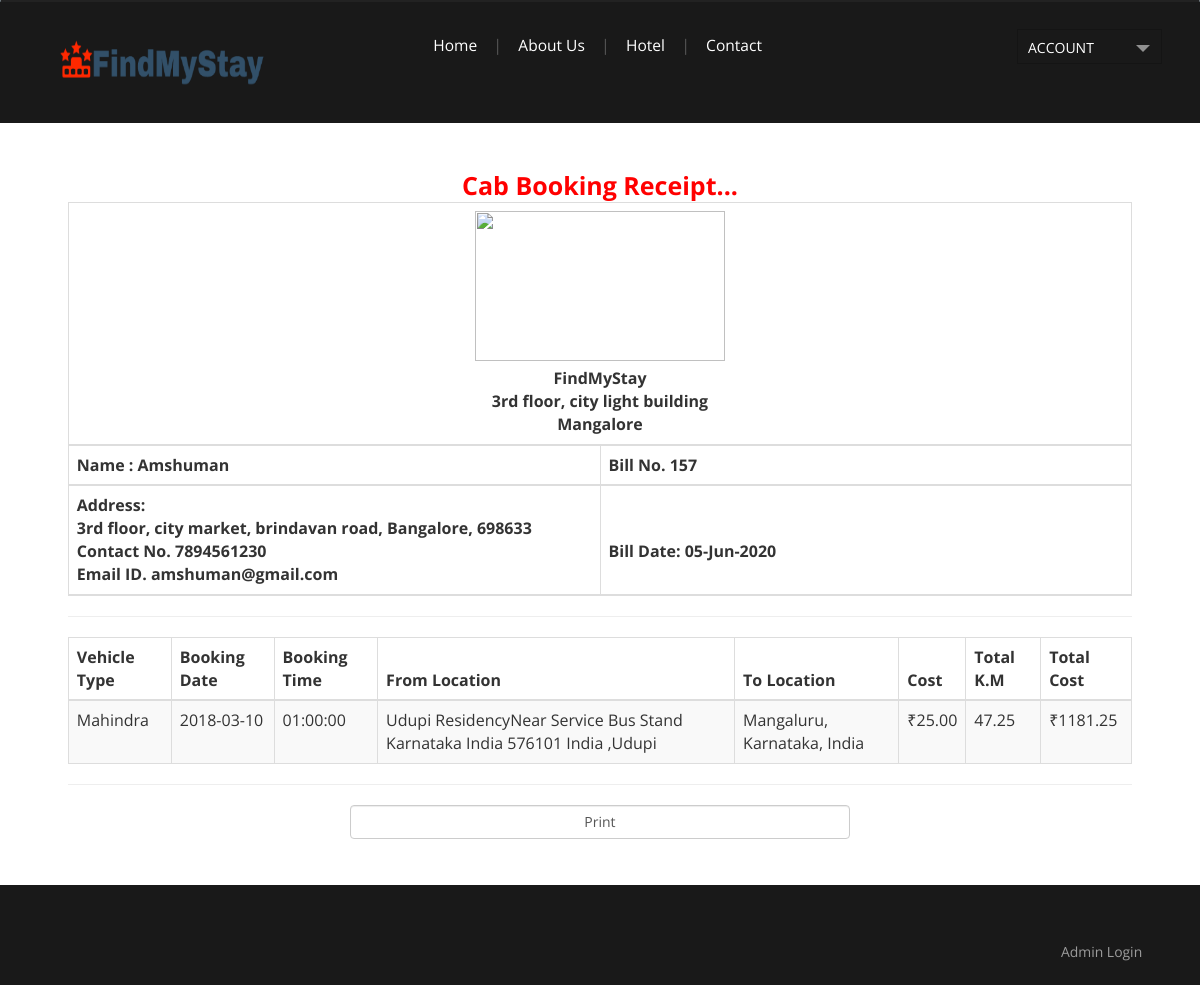
Page /cabbookingreceipt.php?paymentid=157 on the committed database.
### tables this page shows
CREATE TABLE `payment` (
  `payment_id` int(10) NOT NULL,
  `customer_id` int(10) NOT NULL,
  `room_booking_id` int(10) NOT NULL,
  `spa_service_bookingid` int(10) NOT NULL,
  `food_order_id` int(10) NOT NULL,
  `cab_bookingid` int(10) NOT NULL,
  `payment_date` date NOT NULL,
  `payment_type` varchar(20) NOT NULL,
  `card_holder` varchar(250) NOT NULL,
  `card_no` varchar(20) NOT NULL,
  `cvv_no` varchar(5) NOT NULL,
  `exp_date` date NOT NULL,
  `total_amt` float(10,2) NOT NULL,
  `name` varchar(50) NOT NULL,
  `mobileno` varchar(15) NOT NULL,
  `note` text NOT NULL,
  `status` varchar(10) NOT NULL
);

CREATE TABLE `customer` (
  `customer_id` int(10) NOT NULL,
  `customer_name` varchar(100) NOT NULL,
  `address` text NOT NULL,
  `city` varchar(20) NOT NULL,
  `pincode` varchar(10) NOT NULL,
  `contact_no` varchar(15) NOT NULL,
  `email_id` varchar(50) NOT NULL,
  `password` varchar(100) NOT NULL,
  `status` varchar(10) NOT NULL
);

CREATE TABLE `cab_booking` (
  `cab_bookingid` int(10) NOT NULL,
  `payment_id` int(11) NOT NULL,
  `vehicle_typeid` int(10) NOT NULL,
  `customer_id` int(10) NOT NULL,
  `booking_date` date NOT NULL,
  `booking_time` time NOT NULL,
  `flocation` varchar(200) NOT NULL,
  `tlocation` varchar(200) NOT NULL,
  `total_km` float(10,2) NOT NULL,
  `cost` float(10,2) NOT NULL,
  `status` varchar(20) NOT NULL
);

CREATE TABLE `vehicle_type` (
  `vehicle_typeid` int(10) NOT NULL,
  `hotel_id` int(10) NOT NULL,
  `vehicle_type` varchar(100) NOT NULL,
  `vehicle_img` varchar(100) NOT NULL,
  `km_cost` float(10,2) NOT NULL,
  `status` varchar(10) NOT NULL
);

### cabbookingreceipt.php (the view, shortened to what this page needs)
<?php
include("header.php");
$sqlpayment = "SELECT * FROM payment LEFT JOIN customer ON payment.customer_id=customer.customer_id LEFT JOIN cab_booking ON cab_booking.payment_id = payment.payment_id WHERE payment.payment_id='$_GET[paymentid]'";
$qsqlpayment = mysqli_query($con,$sqlpayment);
$rspayment = mysqli_fetch_array($qsqlpayment);
?>
<div class="main_bg">
<div class="wrap">
	<div class="main">
			<div>
<div >
	<div >
        <div class="col-md-12" id="divprintarea">
            <div>
			<center><h4 style="font-size:25px;font-weight: bold; color:red;">Cab Booking Receipt...</h4></center>
<table class="table table-bordered">
	<thead>
		<tr>
			<th colspan="2">
				<center>
				<img src="images/findmystay.png" alt="" width="250px;" style="height:150px;"><br>
				FindMyStay<br>
				3rd floor, city light building<br>
				Mangalore
				</center>
			</th>
		</tr>
		<tr>
			<th style="width:50%">Name : <?php echo $rspayment[customer_name]; ?></td>
			<th style="width:50%">Bill No. <?php echo $rspayment[payment_id]; ?></th>
		</tr>
		<tr>
			<th style="width:50%">
			Address:<br>  <?php echo $rspayment[address]; ?>, <?php echo $rspayment[city]; ?>, <?php echo $rspayment[pincode]; ?><br>
			Contact No.   <?php echo $rspayment[contact_no]; ?><br>
			Email ID.   <?php echo $rspayment[email_id]; ?>
			</th>
			<th style="width:50%;">
			Bill Date: <?php echo date("d-M-Y",strtotime($rspayment[payment_date])); ?><br>&nbsp;
			</th>
		</tr>
</table>
<hr>
<table  class="table table-striped table-bordered" cellspacing="0" width="100%">
	<thead>
		<tr>
			<th>Vehicle Type</th>
			<th>Booking Date</th>
			<th>Booking Time</th>
			<th>From Location</th>
			<th>To Location</th>
			<th>Cost</th>
			<th>Total K.M</th>
			<th>Total Cost</th>
		</tr>
	</thead>
	<tbody>
	<?php
	$sql = "SELECT * FROM cab_booking LEFT JOIN vehicle_type ON cab_booking.vehicle_typeid=vehicle_type.vehicle_typeid LEFT JOIN customer ON cab_booking.customer_id=customer.customer_id WHERE cab_booking.cab_bookingid='$rspayment[cab_bookingid]'";
	$qsql = mysqli_query($con,$sql);
	while($rs = mysqli_fetch_array($qsql))
	{
		echo "<tr>
			<td>$rs[vehicle_type]</td>
			<td>$rs[booking_date]</td>
			<td>$rs[booking_time]</td>
			<td>$rs[flocation]</td>
			<td>$rs[tlocation]</td>
			<td>₹$rs[cost]</td>
			<td>$rs[total_km]</td>
			<td>₹" . $totalamt = $rs[cost] * $rs[total_km] . "</td>
		</tr>";
	}
	?>
	</tbody>
</table>
				<hr>
<center><input type="button" class="form-control" value="Print" style="width:500px;" onclick="PrintElem('divprintarea')"></center>
            </div>
        </div>
	</div>
</div>
			</div>
	</div>
</div>
</div>
<?php
include("datatable.php");
include("footer.php");
?>

### css/style.css (style rules this page uses)
html,body,div,span,applet,object,iframe,h1,h2,h3,h4,h5,h6,p,blockquote,pre,a,abbr,acronym,address,big,cite,code,del,dfn,em,img,ins,kbd,q,s,samp,small,strike,strong,sub,sup,tt,var,b,u,i,dl,dt,dd,ol,nav ul,nav li,fieldset,form,label,legend,caption,article,aside,canvas,details,embed,figure,figcaption,footer,header,hgroup,menu,nav,output,ruby,section,summary,time,mark,audio,video { margin:0;padding:0;border:0;font-size:100%;font:inherit;vertical-align:baseline; }
img { max-width:100%; }
body { font-family: 'Open Sans', sans-serif; background:#ffffff; font-size: 100%; }
.wrap { margin:0 auto; width:80%; -moz-transition:all .2s linear; -webkit-transition:all .2s linear; -o-transition:all .2s linear; -ms-transition:all .2s linear; }
.main_bg { margin-top: -5px; background: #ffffff; }
.main { padding: 4% 2%; }
@media only screen and (max-width: 1366px) { .wrap { width:95%; } }
@media only screen and (max-width: 1280px) { .wrap { width:95%; } }

### css/fwslider.css (style rules this page uses)
@media only screen and (max-width: 1366px) { .wrap { width:95%; } }

### rows in the picture
payment: customer.customer_name "Amshuman", cab_booking.payment_id "157", customer.address "3rd floor, city market, brindavan road", customer.city "Bangalore", customer.pincode "698633", customer.contact_no "7894561230", customer.email_id "amshuman@gmail.com", payment_date "05-Jun-2020"
cab_booking: vehicle_typeid.vehicle_type "Mahindra", booking_date "2018-03-10", booking_time "01:00:00", flocation "Udupi ResidencyNear Service Bus Stand Karnataka India 576101 India ,Udupi", tlocation "Mangaluru, Karnataka, India", cost "25.00", total_km "47.25", $rs[cost] * $rs[total_km] "1181.25"
